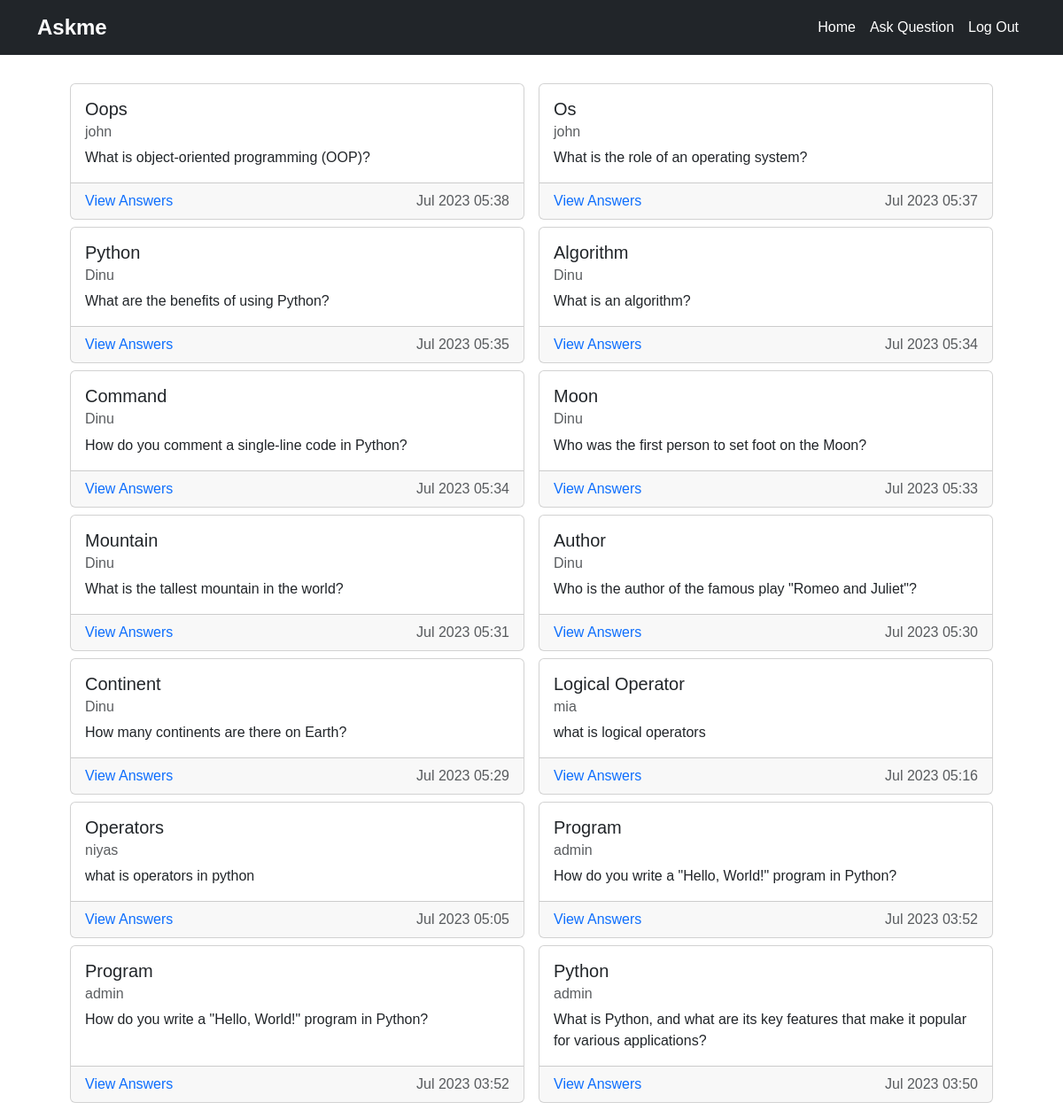
The page /home on the database its author committed.
### account/models.py (models this page shows, shortened)
class Question(models.Model):
    title = models.CharField(max_length=200)
    body = models.TextField()
    user = models.ForeignKey(User, on_delete=models.CASCADE)
    created_at = models.DateTimeField(auto_now_add=True)

### account/views.py (the view)
# urls.py: 2. Add a URL to urlpatterns:  path('', views.home, name='home')
def home(request):
    questions = Question.objects.order_by('-created_at').all()
    context = {
        'questions': questions
    }
    return render(request,'home.html', context)

### account/templates/home.html (shortened to what this page needs)
{% extends 'base.html' %}
{% block content %}
  <div class="container mt-4">
    <div class="row justify-content-center">
      {% for question in questions %}
        <div class="card mb-2 p-0 mx-2" style="width: 45%;">
          <div class="card-body">
            <h5 class="card-title">{{ question.title|title }}</h5>
            <h6 class="card-subtitle mb-2 text-muted">{{ question.user.username }}</h6>
            <p class="card-text mb-0">{{ question.body }}</p>
          </div>
          <div class="card-footer text-muted">
            <a href="/answers/{{ question.id }}" class="card-link answer">View Answers</a>
            <span>{{ question.created_at|date:"M Y h:i" }}</span>
          </div>
        </div>
      {% endfor %}
    </div>
  </div>
{% endblock %}

### account/templates/base.html (shortened to what this page needs)
<!doctype html>
<html lang="en">
<head>
  <link href="https://cdn.jsdelivr.net/npm/bootstrap@5.3.0/dist/css/bootstrap.min.css" rel="stylesheet">
</head>
<body>
    <nav class="navbar navbar-expand-lg bg-dark navbar-dark">
        <div class="container-md">
          <a class="navbar-brand" href="#">Askme</a>
          <div class="collapse navbar-collapse" id="navbarContent">
            <ul class="navbar-nav ms-auto">
              <li class="nav-item">
                <a class="nav-link" href="/home">Home</a>
              </li>
              <li class="nav-item">
                <a class="nav-link" href="/ask_questions">Ask Question</a>
              </li>
              <li class="nav-item">
                <a class="nav-link" href="/logout_user">Log Out</a>
              </li>
            </ul>
          </div>
        </div>
      </nav>
      {% block content %}
      {% endblock %}
</body>
</html>

### account/templates/base.html (style rules this page uses)
body { padding-top: 70px; font-family: 'Franklin Gothic Medium', 'Arial Narrow', Arial, sans-serif; }
.navbar { position: fixed; top: 0; left: 0; width: 100%; z-index: 100; }
.navbar-brand { font-size: 24px; font-weight: bold; }
.navbar-nav .nav-link { padding: 10px 15px; }
.navbar-dark .navbar-nav .nav-link { color: #fff; }

### account/templates/home.html (style rules this page uses)
.card-footer { display: flex; justify-content: space-between; }
a.answer { text-decoration: none; }

### rows shown on the page
Question: title "Oops", user.username "john", body "What is object-oriented programming (OOP)?", created_at "Jul 2023 05:38"
Question: title "Os", user.username "john", body "What is the role of an operating system?", created_at "Jul 2023 05:37"
Question: title "Python", user.username "Dinu", body "What are the benefits of using Python?", created_at "Jul 2023 05:35"
Question: title "Algorithm", user.username "Dinu", body "What is an algorithm?", created_at "Jul 2023 05:34"
Question: title "Command", user.username "Dinu", body "How do you comment a single-line code in Python?", created_at "Jul 2023 05:34"
Question: title "Moon", user.username "Dinu", body "Who was the first person to set foot on the Moon?", created_at "Jul 2023 05:33"
Question: title "Mountain", user.username "Dinu", body "What is the tallest mountain in the world?", created_at "Jul 2023 05:31"
Question: title "Author", user.username "Dinu", body "Who is the author of the famous play \"Romeo and Juliet\"?", created_at "Jul 2023 05:30"
Question: title "Continent", user.username "Dinu", body "How many continents are there on Earth?", created_at "Jul 2023 05:29"
Question: title "Logical Operator", user.username "mia", body "what is logical operators", created_at "Jul 2023 05:16"
Question: title "Operators", user.username "niyas", body "what is operators in python", created_at "Jul 2023 05:05"
Question: title "Program", user.username "admin", body "How do you write a \"Hello, World!\" program in Python?", created_at "Jul 2023 03:52"
Question: title "Program", user.username "admin", body "How do you write a \"Hello, World!\" program in Python?", created_at "Jul 2023 03:52"
Question: title "Python", user.username "admin", body "What is Python, and what are its key features that make it popular for various applications?", created_at "Jul 2023 03:50"
